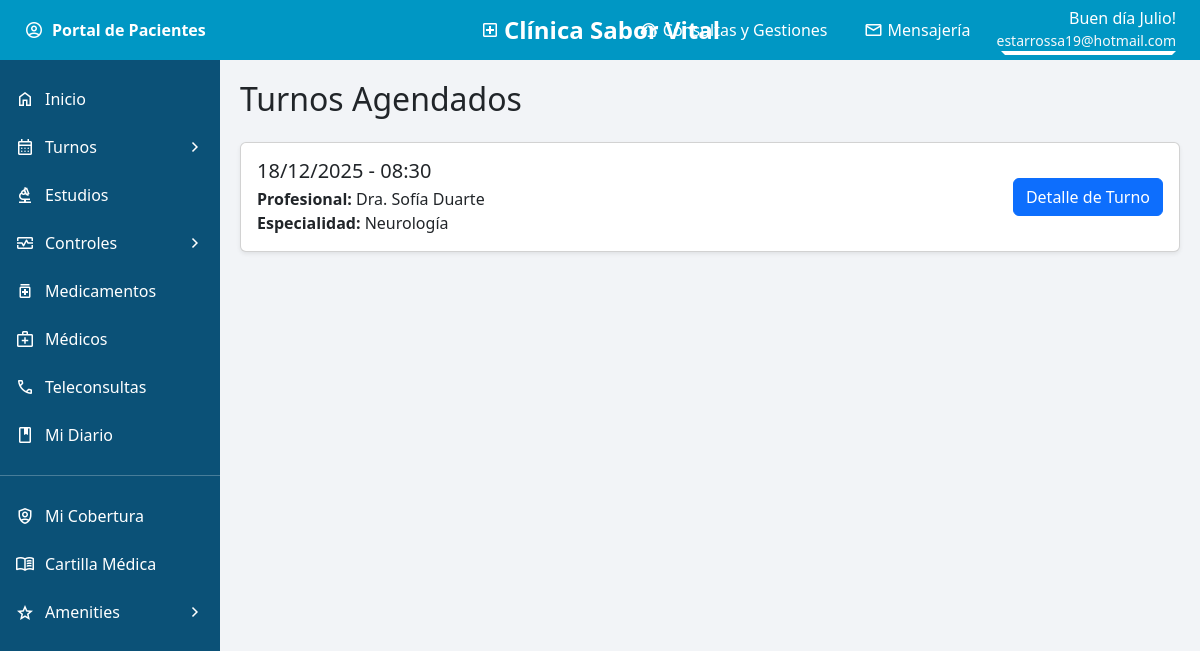
The app's page /turnos/agendados/10 (signed in) with its own data.
### pacientes/models.py (models this page shows, shortened)
class Paciente(models.Model):
    perfil_usuario = models.ForeignKey(
        'usuarios.PerfilUsuario',
        on_delete=models.CASCADE,
        related_name="pacientes_asociados"
    )
    nombre = models.CharField(max_length=100)
    apellido = models.CharField(max_length=100)
    dni = models.CharField(max_length=20)
    email = models.EmailField()
    telefono = models.CharField(max_length=30)
    fecha_nacimiento = models.DateField(null=True, blank=True)
    obra_social = models.CharField(max_length=100, null=True, blank=True)

### turnos/models.py (models this page shows, shortened)
class Turno(models.Model):
    paciente = models.ForeignKey(
        'pacientes.Paciente',
        null=True,
        blank=True,
        on_delete=models.SET_NULL
    )
    profesional = models.ForeignKey(
        Profesional,
        on_delete=models.CASCADE
    )
    estado = models.ForeignKey(
        Estado,
        on_delete=models.PROTECT,
        default=1
    )
    fecha = models.DateField()
    hora = models.TimeField()
    qr_code = models.CharField(max_length=200, blank=True)
    check_in = models.DateTimeField(null=True, blank=True)
    observaciones = models.TextField(blank=True, null=True)
    modalidad = models.CharField(
        max_length=10,
        choices=[
            ('PRES', 'Presencial'),
            ('TELE', 'Teleconsulta'),
        ],
        default='PRES'
    )

### profesionales/models.py (models this page shows, shortened)
class Profesional(models.Model):
    TIPO_CONSULTA = [
    ('PRES', 'Presencial'),
    ('TELE', 'Teleconsulta'),
    ('AMBOS', 'Hibrida'),
    ]
    nombre = models.CharField(max_length=100)
    email = models.EmailField(unique=True)
    matricula = models.CharField(max_length=50)
    telefono = models.CharField(max_length=30, null=True, blank=True)
    foto = models.ImageField(upload_to='profesionales/', null=True, blank=True)
    estado = models.BooleanField(default=True)
    servicios = models.ManyToManyField(Servicio, blank=True)
    disponibilidad = models.CharField(max_length=200)
    piso = models.IntegerField()
    consultorio = models.CharField(max_length=20, blank=True, null=True)
    horario_inicio = models.TimeField(blank=True, null=True)
    horario_fin = models.TimeField(blank=True, null=True)
    dias_disponibles = models.CharField(max_length=100, blank=True, null=True)
    tipo_consulta = models.CharField(max_length=5, choices=TIPO_CONSULTA, default='PRES')
    especialidad = models.ForeignKey(
        Especialidad,
        on_delete=models.PROTECT,
        related_name='profesionales'
    )
    class Meta:
        verbose_name = "Profesional"
        verbose_name_plural = "Profesionales"

class Especialidad(models.Model):
    nombre = models.CharField(max_length=100, unique=True)
    descripcion = models.TextField(blank=True, null=True)
    class Meta:
        verbose_name = "Especialidad"
        verbose_name_plural = "Especialidades"

### turnos/views.py (the view)
# urls.py: path("agendados/<int:paciente_id>", views.turnos_agendados, name="turnos_agendados"),
def turnos_agendados(request, paciente_id):
    perfil = request.user.perfil
    paciente = perfil.pacientes.get(pk=paciente_id)
    ahora = timezone.localtime()
    turnos = Turno.objects.filter(
        paciente=paciente,
        estado__pk=2  # Confirmado
    )
    turnos_futuros = []
    for t in turnos:
        dt = datetime.combine(t.fecha, t.hora)
        dt = timezone.make_aware(dt)
        if dt >= ahora:
            turnos_futuros.append(t)
    return render(request, "turnos/turnos_agendados.html", {
        "paciente": paciente,
        "turnos": turnos_futuros
    })

### pacientes/context_processors.py (called while the page is built)
def paciente_context(request):
    paciente = None
    paciente_id = None
    try:
        perfil = request.user.perfil
        if perfil and hasattr(perfil, "pacientes"):
            paciente_id = request.session.get("paciente_id")
            if paciente_id:
                paciente = perfil.pacientes.filter(id=paciente_id).first()
    except:
        pass
    return {
        "paciente": paciente,
        "paciente_id": paciente_id,
    }

### turnos/templates/turnos/turnos_agendados.html (shortened to what this page needs)
{% extends "base.html" %}
{% block content %}
<h2 class="mb-4">Turnos Agendados</h2>
{% if turnos %}
    <div class="row g-3">
        {% for t in turnos %}
        <div class="col-12">
            <div class="card shadow-sm p-3 d-flex flex-row justify-content-between align-items-center">
                <div>
                    <h5 class="mb-1">
                        {{ t.fecha|date:"d/m/Y" }} - {{ t.hora|time:"H:i" }}
                    </h5>
                    <p class="mb-0"><strong>Profesional:</strong> {{ t.profesional.nombre }}</p>
                    <p class="mb-0"><strong>Especialidad:</strong> {{ t.profesional.especialidad.nombre }}</p>
                </div>
                <div>
                    <a href="{% url 'turnos:ver_turno' paciente.id t.id %}" class="btn btn-primary">
                        Detalle de Turno
                    </a>
                </div>
            </div>
        </div>
        {% endfor %}
    </div>
{% else %}
    <div class="alert alert-info">No tenés turnos futuros confirmados.</div>
{% endif %}
{% endblock %}

### templates/base.html (shortened to what this page needs)
{% load static %}
<!DOCTYPE html>
<html lang="es">
<head>
    <link href="https://cdn.jsdelivr.net/npm/bootstrap@5.3.2/dist/css/bootstrap.min.css" rel="stylesheet">
    <link rel="stylesheet" href="{% static 'css/layout.css' %}">
</head>
<body>
    <div class="topbar d-flex align-items-center justify-content-between px-4 text-white">
        <div class="d-flex align-items-center gap-2 fw-bold">
            <span class="material-symbols-outlined">account_circle</span>
            Portal de Pacientes
        </div>
        <div class="topbar-center position-absolute start-50 translate-middle-x">
            <a href="{% url 'usuarios:portal_paciente' paciente.id %}"
                class="d-flex align-items-center gap-1 text-white text-decoration-none">
                <span class="material-symbols-outlined">local_hospital</span>
                Clínica Sabor Vital
            </a>
        </div>
        <div class="d-flex align-items-center gap-3 ms-auto">
            <a href="{% url 'pacientes:consultas_gestiones' paciente.id %}"
               class="topbar-link d-flex align-items-center gap-1 text-white text-decoration-none">
                <span class="material-symbols-outlined">support_agent</span>
                Consultas y Gestiones
            </a>
            <a href="{% url 'pacientes:mensajeria' paciente.id %}"
               class="topbar-link d-flex align-items-center gap-1 text-white text-decoration-none">
                <span class="material-symbols-outlined">mail</span>
                Mensajería
            </a>
            <div class="dropdown">
                <div class="d-flex flex-column text-end text-white dropdown-toggle"
                     data-bs-toggle="dropdown" style="cursor:pointer;">
                    <span>Buen día {{ paciente.nombre }}!</span>
                    <small class="text-light">{{ paciente.email }}</small>
                </div>
            </div>
        </div>
    </div>
    <div class="sidebar">
        <a href="{% url 'usuarios:portal_paciente' paciente.id %}">
            <span class="material-symbols-outlined">home</span>
            <span class="text">Inicio</span>
        </a>
        <a data-bs-toggle="collapse" href="#submenuTurnos">
            <span class="material-symbols-outlined">calendar_month</span>
            <span class="text">Turnos</span>
            <span class="material-symbols-outlined">chevron_right</span>
        </a>
        <a href="{% url 'pacientes:estudios' paciente.id %}">
            <span class="material-symbols-outlined">biotech</span>
            <span class="text">Estudios</span>
        </a>
        <a data-bs-toggle="collapse" href="#submenuControles">
            <span class="material-symbols-outlined">monitor_heart</span>
            <span class="text">Controles</span>
            <span class="material-symbols-outlined">chevron_right</span>
        </a>
        <a href="{% url 'pacientes:medicamentos' paciente.id %}">
            <span class="material-symbols-outlined">medication</span>
            <span class="text">Medicamentos</span>
        </a>
        <a href="{% url 'pacientes:mis_medicos' paciente.id %}">
            <span class="material-symbols-outlined">medical_services</span>
            <span class="text">Médicos</span>
        </a>
        <a href="{% url 'pacientes:teleconsultas' paciente.id %}">
            <span class="material-symbols-outlined">call</span>
            <span class="text">Teleconsultas</span>
        </a>
        <a href="{% url 'pacientes:mi_diario' paciente.id %}">
            <span class="material-symbols-outlined">book</span>
            <span class="text">Mi Diario</span>
        </a>
        <hr class="text-white">
        <a href="#">
            <span class="material-symbols-outlined">shield_person</span>
            <span class="text">Mi Cobertura</span>
        </a>
        <a href="{% url 'pacientes:cartilla' paciente.id %}">
            <span class="material-symbols-outlined">menu_book</span>
            <span class="text">Cartilla Médica</span>
        </a>
        <a data-bs-toggle="collapse" href="#submenuAmenities">
            <span class="material-symbols-outlined">grade</span>
            <span class="text">Amenities</span>
            <span class="material-symbols-outlined">chevron_right</span>
        </a>
    </div>
    <div class="content">
        {% block content %}{% endblock %}
    </div>
</body>
</html>

### static/css/layout.css (style rules this page uses)
body { background-color: #f2f4f7; margin: 0; }
.material-symbols-outlined { font-size: 20px; color: white; }
.topbar { background-color: #0097c4; height: 60px; position: fixed; top: 0; left: 0; right: 0; z-index: 1000; }
.sidebar { background-color: #0b5177; width: 220px; position: fixed; top: 60px; bottom: 0; left: 0; overflow-y: auto; padding-top: 15px; }
.sidebar a { color: #fff; text-decoration: none; padding: 12px 15px; display: flex; align-items: center; justify-content: space-between; }
.sidebar .text { flex-grow: 1; margin-left: 10px; }
.content { margin-left: 220px; margin-top: 60px; padding: 20px; }
.topbar-center { font-size: 1.5rem; font-weight: 600; position: relative; }
.topbar-link { padding: 6px 10px; border-radius: 6px; transition: background-color 0.2s ease; }

### records on screen
Paciente: nombre "Julio", email "estarrossa19@hotmail.com"
Turno: fecha "18/12/2025", hora "08:30", profesional.nombre "Dra. Sofía Duarte", profesional.especialidad.nombre "Neurología"
